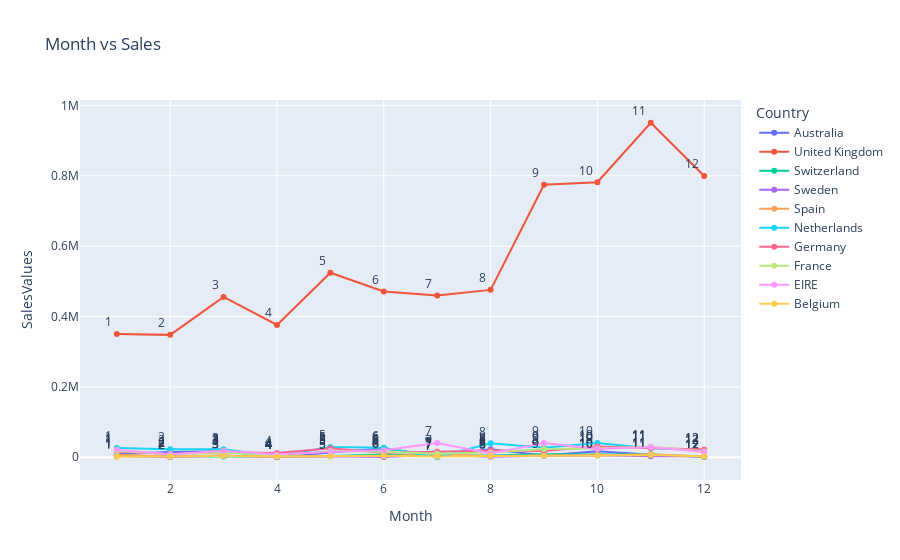

Notebook code cell kept with this figure:
### Code cell
fig = px.line(df_monthly_sales, x='Month', y='SalesValues', title="Month vs Sales", text="Month", color="Country")
fig.update_traces(textposition="top left")
fig.show()

### Figure 1 — Plotly figure (JSON) as saved in the notebook; plotly's stock layout.template omitted (floating-point values rounded to 4 significant figures)
{"data": [{"hovertemplate": "Country=Australia<br>Month=%{text}<br>SalesValues=%{y}<extra></extra>", "legendgroup": "Australia", "line": {"color": "#636efa", "dash": "solid"}, "marker": {"symbol": "circle"}, "mode": "markers+lines+text", "name": "Australia", "orientation": "v", "showlegend": true, "text": [1, 2, 3, 4, 5, 6, 7, 8, 9, 10, 11, 12], "textposition": "top left", "type": "scatter", "x": [1, 2, 3, 4, 5, 6, 7, 8, 9, 10, 11, 12], "xaxis": "x", "y": [9018.0, 14630.0, 17060.0, 333.4, 13630.0, 25160.0, 4768.0, 22490.0, 5032.0, 17150.0, 6806.0, 1146.0], "yaxis": "y"}, {"hovertemplate": "Country=United Kingdom<br>Month=%{text}<br>SalesValues=%{y}<extra></extra>", "legendgroup": "United Kingdom", "line": {"color": "#EF553B", "dash": "solid"}, "marker": {"symbol": "circle"}, "mode": "markers+lines+text", "name": "United Kingdom", "orientation": "v", "showlegend": true, "text": [1, 2, 3, 4, 5, 6, 7, 8, 9, 10, 11, 12], "textposition": "top left", "type": "scatter", "x": [1, 2, 3, 4, 5, 6, 7, 8, 9, 10, 11, 12], "xaxis": "x", "y": [350700.0, 347900.0, 455500.0, 375900.0, 524400.0, 471400.0, 460100.0, 475800.0, 774600.0, 781600.0, 950700.0, 799200.0], "yaxis": "y"}, {"hovertemplate": "Country=Switzerland<br>Month=%{text}<br>SalesValues=%{y}<extra></extra>", "legendgroup": "Switzerland", "line": {"color": "#00cc96", "dash": "solid"}, "marker": {"symbol": "circle"}, "mode": "markers+lines+text", "name": "Switzerland", "orientation": "v", "showlegend": true, "text": [1, 2, 3, 4, 5, 6, 7, 8, 9, 10, 11, 12], "textposition": "top left", "type": "scatter", "x": [1, 2, 3, 4, 5, 6, 7, 8, 9, 10, 11, 12], "xaxis": "x", "y": [4231.0, 2643.0, 1870.0, 1822.0, 3567.0, 7882.0, 3541.0, 4882.0, 8255.0, 7624.0, 8117.0, 1305.0], "yaxis": "y"}, {"hovertemplate": "Country=Sweden<br>Month=%{text}<br>SalesValues=%{y}<extra></extra>", "legendgroup": "Sweden", "line": {"color": "#ab63fa", "dash": "solid"}, "marker": {"symbol": "circle"}, "mode": "markers+lines+text", "name": "Sweden", "orientation": "v", "showlegend": true, "text": [1, 2, 3, 4, 5, 6, 7, 8, 9, 10, 11, 12], "textposition": "top left", "type": "scatter", "x": [1, 2, 3, 4, 5, 6, 7, 8, 9, 10, 11, 12], "xaxis": "x", "y": [3446.0, 509.5, 4541.0, 809.1, 2665.0, 832, 6802.0, 1380.0, 4575.0, 5766.0, 2613.0, 2646.0], "yaxis": "y"}, {"hovertemplate": "Country=Spain<br>Month=%{text}<br>SalesValues=%{y}<extra></extra>", "legendgroup": "Spain", "line": {"color": "#FFA15A", "dash": "solid"}, "marker": {"symbol": "circle"}, "mode": "markers+lines+text", "name": "Spain", "orientation": "v", "showlegend": true, "text": [1, 2, 3, 4, 5, 6, 7, 8, 9, 10, 11, 12], "textposition": "top left", "type": "scatter", "x": [1, 2, 3, 4, 5, 6, 7, 8, 9, 10, 11, 12], "xaxis": "x", "y": [7179.0, 2094.0, 5327.0, 1786.0, 3258.0, 3332.0, 7574.0, 3326.0, 5164.0, 5079.0, 8524.0, 2115.0], "yaxis": "y"}, {"hovertemplate": "Country=Netherlands<br>Month=%{text}<br>SalesValues=%{y}<extra></extra>", "legendgroup": "Netherlands", "line": {"color": "#19d3f3", "dash": "solid"}, "marker": {"symbol": "circle"}, "mode": "markers+lines+text", "name": "Netherlands", "orientation": "v", "showlegend": true, "text": [1, 2, 3, 4, 5, 6, 7, 8, 9, 10, 11, 12], "textposition": "top left", "type": "scatter", "x": [1, 2, 3, 4, 5, 6, 7, 8, 9, 10, 11, 12], "xaxis": "x", "y": [26610.0, 22930.0, 22420.0, 2977.0, 29190.0, 26840.0, 26.02, 39660.0, 26940.0, 40710.0, 25860.0, 20510.0], "yaxis": "y"}, {"hovertemplate": "Country=Germany<br>Month=%{text}<br>SalesValues=%{y}<extra></extra>", "legendgroup": "Germany", "line": {"color": "#FF6692", "dash": "solid"}, "marker": {"symbol": "circle"}, "mode": "markers+lines+text", "name": "Germany", "orientation": "v", "showlegend": true, "text": [1, 2, 3, 4, 5, 6, 7, 8, 9, 10, 11, 12], "textposition": "top left", "type": "scatter", "x": [1, 2, 3, 4, 5, 6, 7, 8, 9, 10, 11, 12], "xaxis": "x", "y": [16420.0, 8969.0, 14170.0, 11960.0, 25550.0, 13050.0, 15720.0, 19020.0, 17710.0, 30600.0, 25990.0, 22330.0], "yaxis": "y"}, {"hovertemplate": "Country=France<br>Month=%{text}<br>SalesValues=%{y}<extra></extra>", "legendgroup": "France", "line": {"color": "#B6E880", "dash": "solid"}, "marker": {"symbol": "circle"}, "mode": "markers+lines+text", "name": "France", "orientation": "v", "showlegend": true, "text": [1, 2, 3, 4, 5, 6, 7, 8, 9, 10, 11, 12], "textposition": "top left", "type": "scatter", "x": [1, 2, 3, 4, 5, 6, 7, 8, 9, 10, 11, 12], "xaxis": "x", "y": [17500.0, 8439.0, 14510.0, 4195.0, 17520.0, 15720.0, 9889.0, 13790.0, 23200.0, 25020.0, 30220.0, 16680.0], "yaxis": "y"}, {"hovertemplate": "Country=EIRE<br>Month=%{text}<br>SalesValues=%{y}<extra></extra>", "legendgroup": "EIRE", "line": {"color": "#FF97FF", "dash": "solid"}, "marker": {"symbol": "circle"}, "mode": "markers+lines+text", "name": "EIRE", "orientation": "v", "showlegend": true, "text": [1, 2, 3, 4, 5, 6, 7, 8, 9, 10, 11, 12], "textposition": "top left", "type": "scatter", "x": [1, 2, 3, 4, 5, 6, 7, 8, 9, 10, 11, 12], "xaxis": "x", "y": [21670.0, 7537.0, 18270.0, 7570.0, 15890.0, 19820.0, 40820.0, 10770.0, 40430.0, 23290.0, 29120.0, 14800.0], "yaxis": "y"}, {"hovertemplate": "Country=Belgium<br>Month=%{text}<br>SalesValues=%{y}<extra></extra>", "legendgroup": "Belgium", "line": {"color": "#FECB52", "dash": "solid"}, "marker": {"symbol": "circle"}, "mode": "markers+lines+text", "name": "Belgium", "orientation": "v", "showlegend": true, "text": [1, 2, 3, 4, 5, 6, 7, 8, 9, 10, 11, 12], "textposition": "top left", "type": "scatter", "x": [1, 2, 3, 4, 5, 6, 7, 8, 9, 10, 11, 12], "xaxis": "x", "y": [1154.0, 2161.0, 3334.0, 1954.0, 2727, 4273.0, 2474.0, 3536.0, 4198.0, 5651.0, 6229.0, 3219.0], "yaxis": "y"}], "layout": {"legend": {"title": {"text": "Country"}, "tracegroupgap": 0}, "title": {"text": "Month vs Sales"}, "xaxis": {"anchor": "y", "domain": [0, 1], "title": {"text": "Month"}}, "yaxis": {"anchor": "x", "domain": [0, 1], "title": {"text": "SalesValues"}}}}
